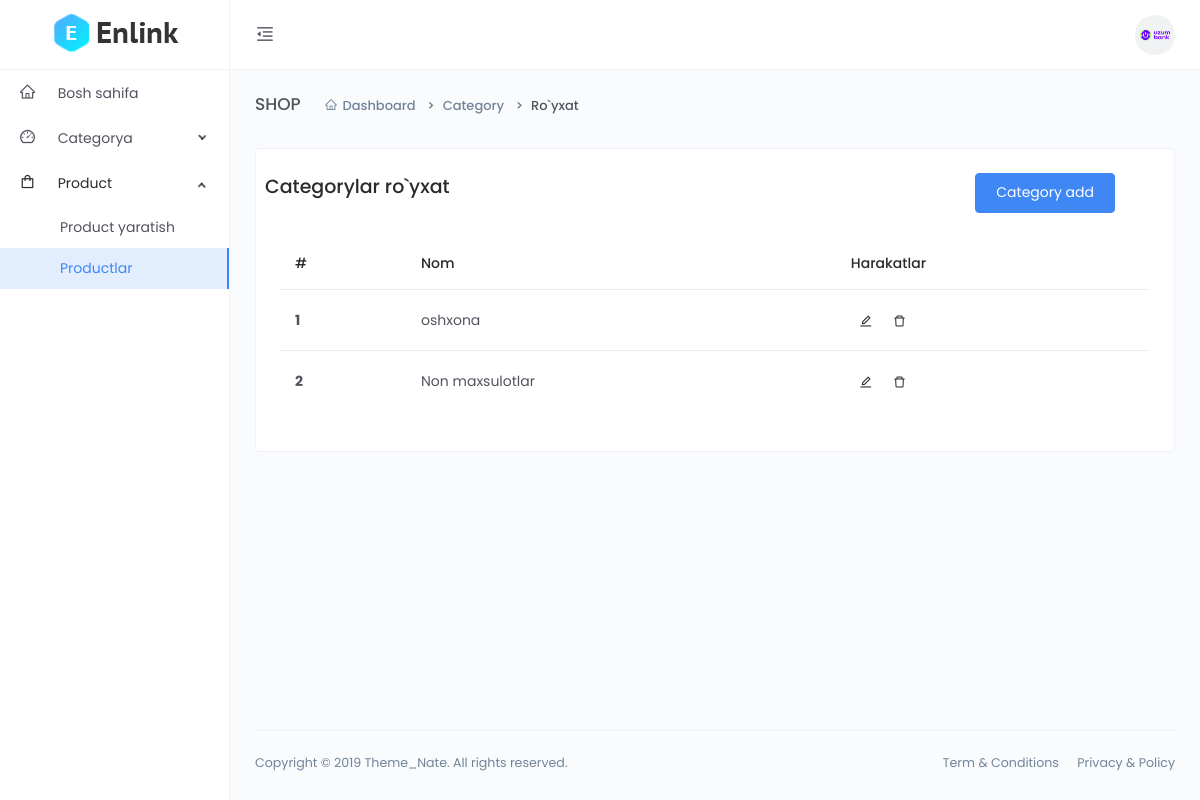
/dashboard/category-list/, run on an earlier commit of the app's database.
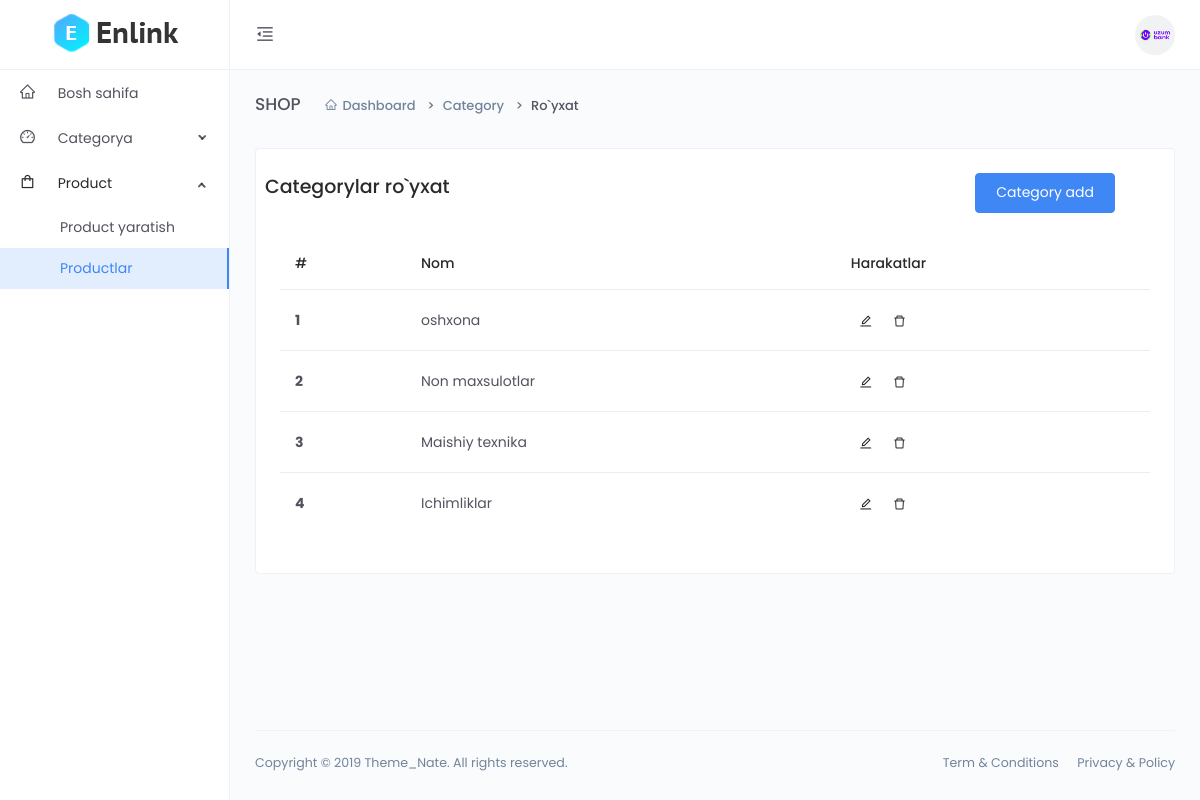
And on a later commit of the database.
### main/models.py (models this page shows, shortened)
class Category(models.Model):
    name = models.CharField(max_length=255, unique=True)

### main/dashboard/views.py (the view)
# urls.py: path('category-list/', views.category_list, name='category_list'),
def category_list(request):
    queryset = models.Category.objects.all()
    context = {
        'queryset': queryset
    }
    return render(request, 'dashboard/category/list.html', context)

### templates/dashboard/category/list.html (shortened to what this page needs)
{% extends 'dashboard/base.html' %}
{% block content %}
<div class="main-content">
    <div class="page-header">
        <h2 class="header-title">SHOP</h2>
        <div class="header-sub-title">
            <nav class="breadcrumb breadcrumb-dash">
                <a href="#" class="breadcrumb-item"><i class="anticon anticon-home m-r-5"></i>Dashboard</a>
                <a class="breadcrumb-item" href="#">Category</a>
                <span class="breadcrumb-item active">Ro`yxat</span>
            </nav>
        </div>
    </div>
    <div class="card">
        <div class="card-body">
            <div class="row d-flex justify-content-between">
                <h4 style="display: inline-block;">Categorylar ro`yxat</h4>
                <a href="{% url 'dashboard:category_create' %}" style="display: inline-block; margin-right: 50px;"> <button type="button" class="btn btn-primary" style="z-index: 2;">Category add</button> </a>
            </div>
            <div class="m-t-25">
                <div class="table-responsive">
                    <table class="table">
                        <thead>
                            <tr>
                                <th scope="col">#</th>
                                <th scope="col">Nom</th>
                                <th scope="col">Harakatlar</th>
                            </tr>
                        </thead>
                        <tbody>
                            {% for q in queryset %}
                            <tr>
                                <th scope="row">{{forloop.counter}}</th>
                                <td>{{q.name}}</td>
                                    <td>
                                        <button class="btn btn-icon btn-hover btn-sm btn-rounded pull-right" data-toggle="modal" data-target="#exampleModalupdate{{forloop.counter}}">
                                            <a></a><i class="anticon anticon-edit"></i>
                                        </button>
                                        <button class="btn btn-icon btn-hover btn-sm btn-rounded" data-toggle="modal" data-target="#exampleModaldelete{{forloop.counter}}">
                                            <a></a><i class="anticon anticon-delete"></i>
                                        </button>
                                    </td>
                            </tr>
                            {% endfor %}
                        </tbody>
                    </table>
                </div>
            </div>
        </div>
    </div>
</div>
{% endblock %}

What changed in the data, as far as the page shows it:
added Category: name "Maishiy texnika"
added Category: name "Ichimliklar"
